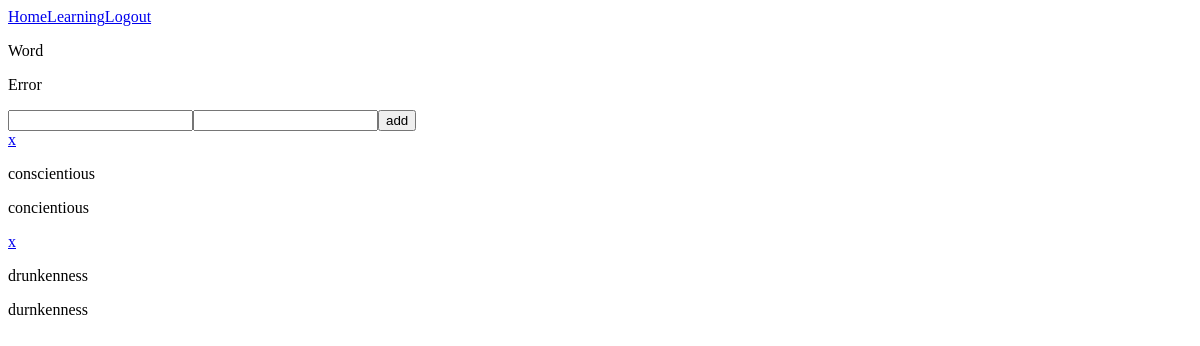
/study/ (signed in), run on an earlier commit of the app's database.
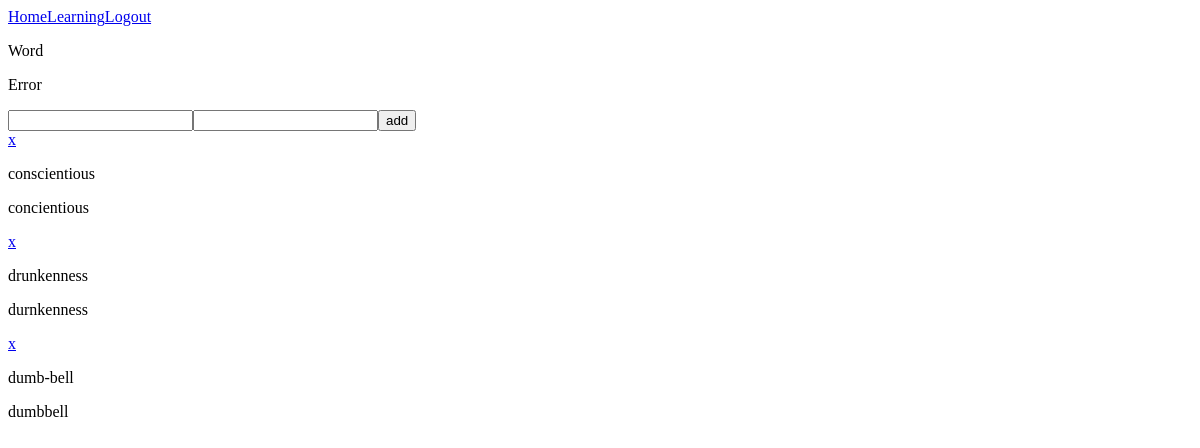
And on a later commit of the database.
### spellingapp/models.py (models this page shows, shortened)
class KeyVal(models.Model):
    word = models.CharField(max_length=240, default="word", null=True)
    spelling_error = models.CharField(max_length=240, default="spellingerror", null=True)
    user = models.ForeignKey(User, on_delete=models.PROTECT, related_name='KeyVals', default='...')

### spellingapp/views.py (the view)
# urls.py: path('study/', views.study_view, name="study_view" ),
def study_view(request):
    spelling_list = KeyVal.objects.filter(user=request.user)
    context = {
        'spelling_list': spelling_list,
    }
    return render(request, 'spellingapp/study_page.html', context)

### spellingapp/templates/spellingapp/study_page.html (shortened to what this page needs)
{% extends 'spellingapp/base.html' %}
{% load static %}
{% block study %}
<div id="studyPage">
    <div id="paper">
        <section id="paperHeading">
            <p>Word</p>
            <p>Error</p>
        </section>
        <form id="addAndRemoveForm" action="{% url 'spellingapp:add_key_val' %}" method="POST">
            <input type="text" name="word">
            <input type="text" name="spelling_error">
            <input type="submit" value="add">
        </form>
        {% for item in spelling_list  %}
            <div>
                <div>
                   <a id="removeWord" href="{% url 'spellingapp:remove_key_val' pk=item.pk %}">x</a>
                   <p>{{ item.word }}</p>
                </div>
                <div>
                    <p>{{ item.spelling_error }}</p>
                </div>
            </div>
        {% endfor %}
        <br>
    </div>
</div>
{% endblock study %}

### spellingapp/templates/spellingapp/base.html (shortened to what this page needs)
<!DOCTYPE html>
<html lang="en">
  <head>
    {% load sass_tags %}
    <link href="{% sass_src 'spellingproject/css/styles.css' %}" rel="stylesheet" type="text/css" />
  </head>
  <body>
  <div id="app">
    <div id="header">
      {% if user.is_authenticated %}
        <a href="{% url 'spellingapp:study_view' %}">Home</a>
      {% else %}
        <a href="{% url 'spellingapp:home' %}">Home</a>
      {% endif %}
      {% if user.is_authenticated %}
        <a href="{% url 'spellingapp:learning_view' %}">Learning</a>
        <a href="{% url 'logout' %}">Logout</a>
      {% else %}
        <a href="{% url 'login' %}">Login</a>
        <a href="{% url 'register' %}">Register</a>
      {% endif %}
    </div>
      {% block study %}
      {% endblock %}
    </div>
  </body>
</html>

What changed in the data, as far as the page shows it:
added KeyVal: word "dumb-bell", spelling_error "dumbbell"
